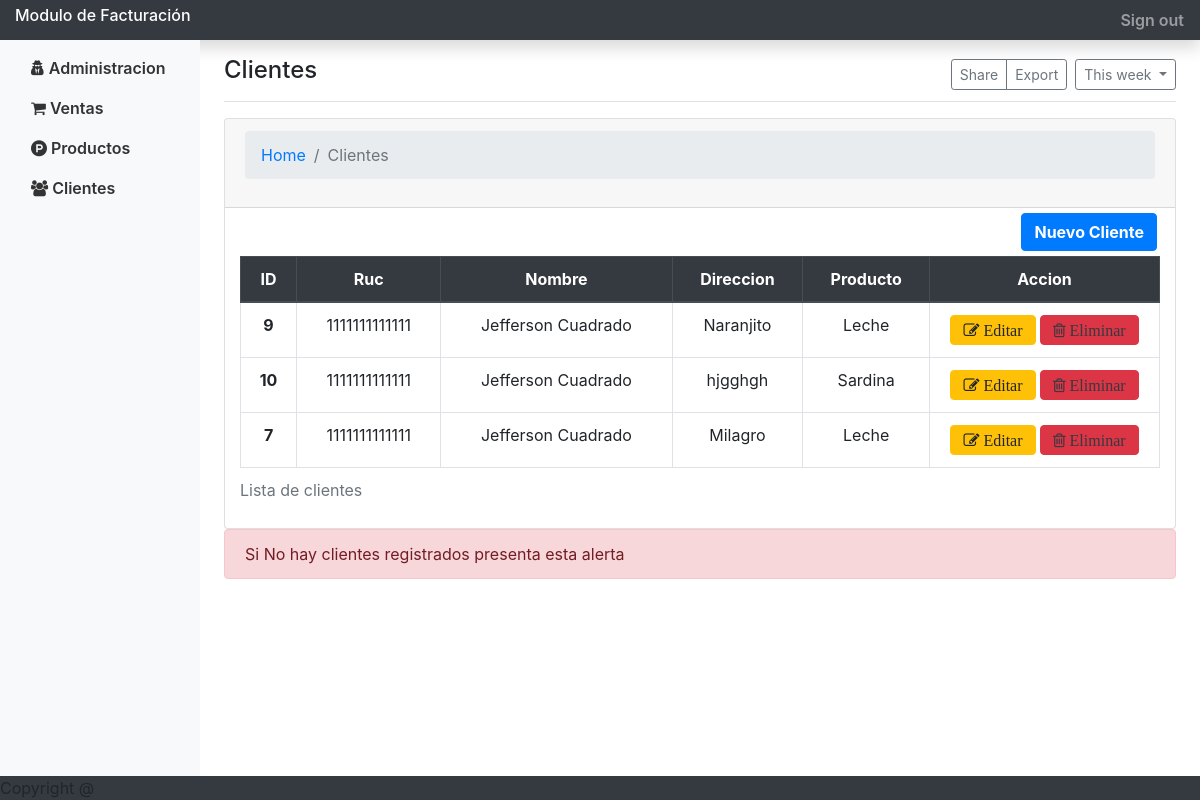
Before: /cliente_view/ with the older database file.
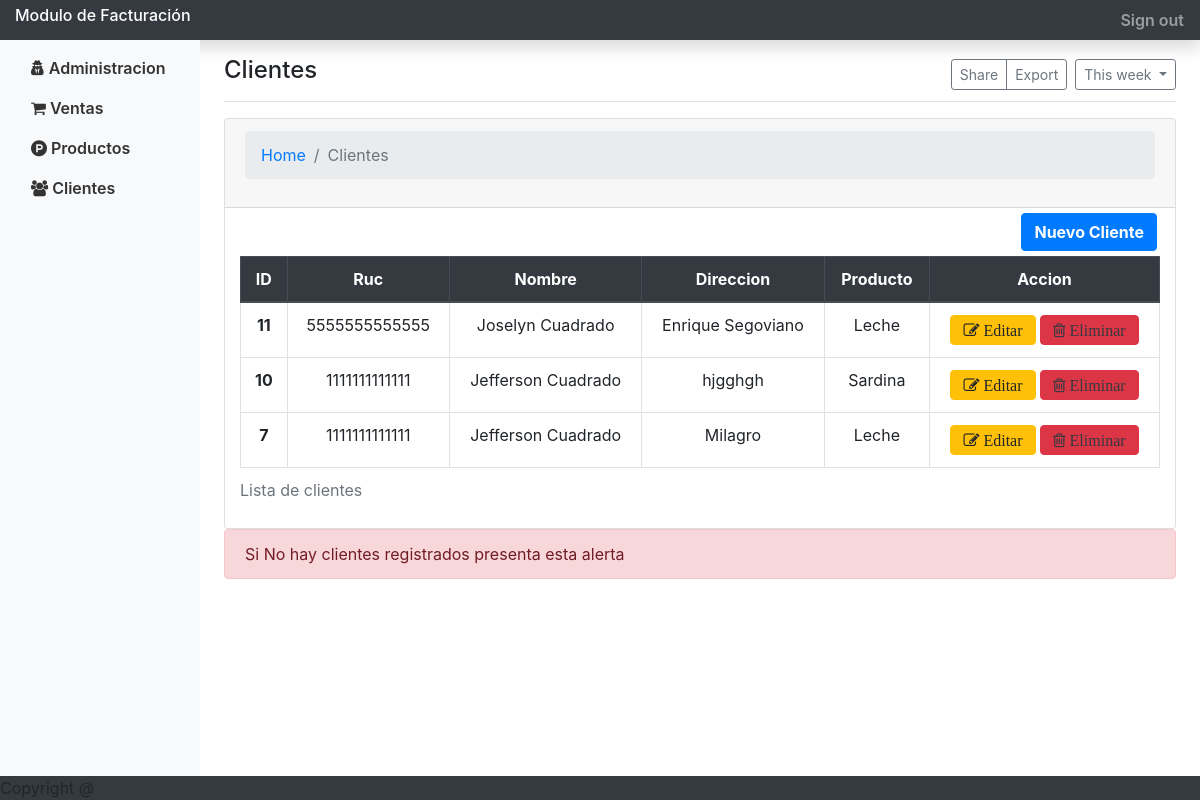
After: the same page with the newer database file.
### app/models.py (models this page shows, shortened)
class Cliente(models.Model):
    ruc = models.CharField(max_length=13)
    nombre = models.CharField(max_length=300)
    direccion = models.TextField(blank=True, null=True)
    producto = models.ManyToManyField(Producto)
    creacion = models.DateTimeField(default=datetime.now())
    class Meta:
        verbose_name = 'Cliente'
        verbose_name_plural = 'Clientes'
        ordering = ["-creacion"]

### app/views.py (the view)
# urls.py: path('cliente_view/', cliente, name='listarcliente'),
def cliente(request):
    c=Cliente.objects.select_related('producto').values('id', 'ruc', 'nombre', 'direccion', 'producto__descripcion')
    opciones = {'Menu': 'Clientes',
                'Contacto': 'Contacto del Blog', 'Acerca': 'Acerca del Blog', 'accion': 'Nuevo', 'clientes':c}
    return render(request, 'cliente-view.html', opciones)

### templates/cliente-view.html (shortened to what this page needs)
{% extends "menu.html" %}
    {% load static %}
{% block content %}
<div class="row">
    <div class="col-md-12">
        <div class="card">
            <div class="card-header" data-background-color="blue">
                <nav aria-label="breadcrumb">
                    <ol class="breadcrumb">
                        <li class="breadcrumb-item"><a href="{% url 'index' %}">Home</a></li>
                        <li class="breadcrumb-item active " aria-current="page">{{ Menu }}</li>
                    </ol>
                </nav>
            </div>
            <div class="container">
                <div class="card-content table-responsive">
                    <div class="row justify-content-end">
                        <a href="{% url 'guardarcliente' %}" class="btn btn-primary"
                            style="margin: 5px; margin-right:18px"><b>Nuevo Cliente</b></a>
                    </div>
                    <table class="table table-bordered table-hover">
                        <caption>Lista de clientes</caption>
                        <thead class="thead-dark">
                            <th scope="col" class="text-center">ID</th>
                            <th scope="col" class="text-center">Ruc</th>
                            <th scope="col" class="text-center">Nombre</th>
                            <th scope="col" class="text-center">Direccion</th>
                            <th scope="col" class="text-center">Producto</th>
                            <th scope="col" class="text-center">Accion</th>
                        </thead>
                        {% for c in clientes %}
                        <tr>
                            <th scope="row" class="text-center">{{ c.id }}</th>
                            <td class="text-center">{{ c.ruc }}</td>
                            <td class="text-center">{{ c.nombre }}</td>
                            <td class="text-center">{{c.direccion}}</td>
                            <td class="text-center">{{ c.producto__descripcion }}</td>
                            <td style="width:230px" class="text-center">
                                <a href="{% url 'editarcliente' c.id %}" class="btn btn-warning btn-xs">
                                    <span class='fa fa-edit'>&nbsp;Editar</span>
                                </a>
                                <a href="{% url 'eliminarcliente' c.id %}" class="btn btn-danger btn-xs"
                                    onclick="return confirm('¿Estas seguro de eliminar el registro?')">
                                    <span class='fa fa-trash-o text-dark'>&nbsp;Eliminar</span>
                                </a>
                            </td>
                        </tr>
                        {% endfor %}
                    </table>
                </div>
            </div>
        </div>
        <p class='alert alert-danger'>Si No hay clientes registrados presenta esta alerta</p>
    </div>
</div>
{% endblock %}

Changed rows visible on the page:
removed Cliente: id "9", ruc "1111111111111", nombre "Jefferson Cuadrado", direccion "Naranjito", producto__descripcion "Leche"
added Cliente: id "11", ruc "5555555555555", nombre "Joselyn Cuadrado", direccion "Enrique Segoviano", producto__descripcion "Leche"
